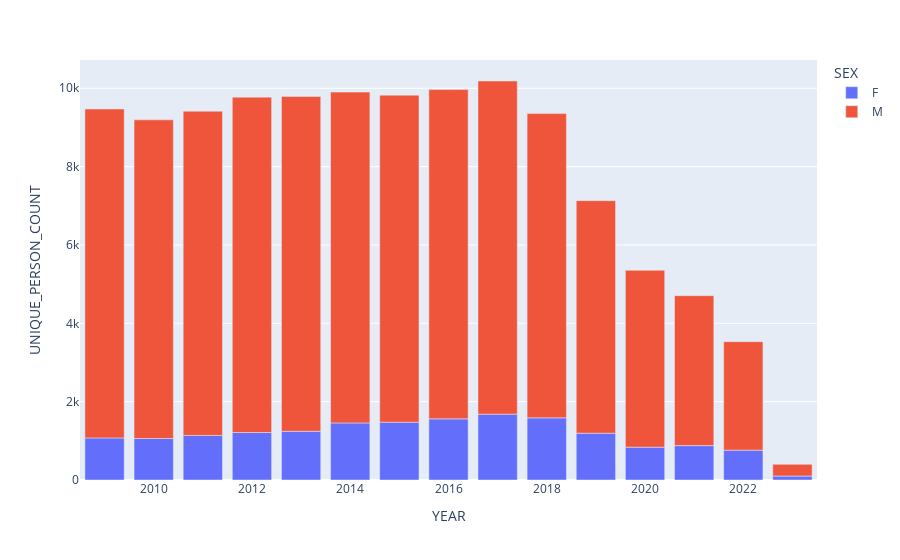

The code cell stored with this chart in its notebook:
### Code cell
#distribution of Male and Female population per year - final_grouped_df
fig = px.bar(final_grouped_df, x='YEAR', y='UNIQUE_PERSON_COUNT', color='SEX')
fig.show()

### Figure 1 — Plotly figure (JSON) as saved in the notebook; plotly's stock layout.template omitted (floating-point values rounded to 4 significant figures)
{"data": [{"hovertemplate": "SEX=F<br>YEAR=%{x}<br>UNIQUE_PERSON_COUNT=%{y}<extra></extra>", "legendgroup": "F", "marker": {"color": "#636efa", "pattern": {"shape": ""}}, "name": "F", "orientation": "v", "showlegend": true, "textposition": "auto", "type": "bar", "x": [2009, 2010, 2011, 2012, 2013, 2014, 2015, 2016, 2017, 2018, 2019, 2020, 2021, 2022, 2023], "xaxis": "x", "y": [1074, 1059, 1138, 1212, 1243, 1457, 1476, 1561, 1681, 1586, 1195, 838, 878, 762, 101], "yaxis": "y"}, {"hovertemplate": "SEX=M<br>YEAR=%{x}<br>UNIQUE_PERSON_COUNT=%{y}<extra></extra>", "legendgroup": "M", "marker": {"color": "#EF553B", "pattern": {"shape": ""}}, "name": "M", "orientation": "v", "showlegend": true, "textposition": "auto", "type": "bar", "x": [2009, 2010, 2011, 2012, 2013, 2014, 2015, 2016, 2017, 2018, 2019, 2020, 2021, 2022, 2023], "xaxis": "x", "y": [8398, 8135, 8277, 8561, 8549, 8445, 8349, 8406, 8505, 7768, 5936, 4517, 3827, 2770, 298], "yaxis": "y"}], "layout": {"barmode": "relative", "legend": {"title": {"text": "SEX"}, "tracegroupgap": 0}, "margin": {"t": 60}, "xaxis": {"anchor": "y", "domain": [0, 1], "title": {"text": "YEAR"}}, "yaxis": {"anchor": "x", "domain": [0, 1], "title": {"text": "UNIQUE_PERSON_COUNT"}}}}
